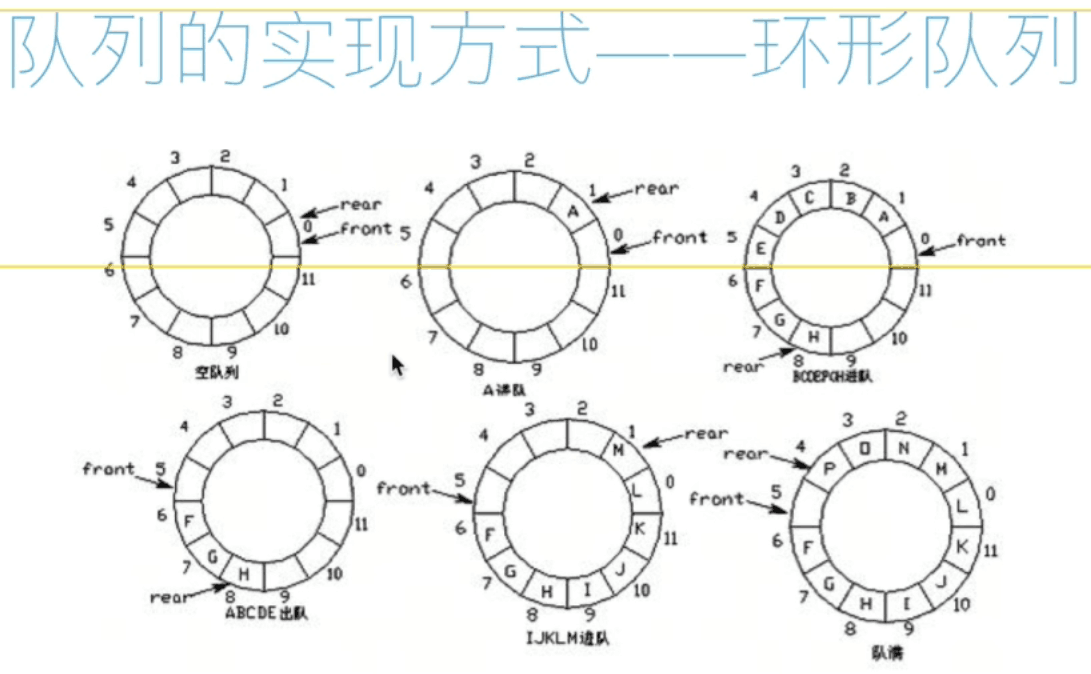
#> input picture queue.png, 1091 x 674 px
$ jupyter execute --allow-errors leetcode.ipynb
#> lines starting #> are read from the running program, lines starting #| are printed output that depends on the picture
# 排序算法

## 插入排序

从第二个数开始遍历，将指针处的数字向前比较，若小于则往前插，若大于则停止。

[cell 1]
def insertion(a):
    for i in range(1, len(a)):
        for j in range(i, 0, -1):
            if(a[j-1] > a[j]):
                temp = a[j-1]
                a[j-1] = a[j]
                a[j] = temp
            else:
                break
    return a

a = [3,4,5,6,2,4,1,0,9,8,7]
a = insertion(a)
print(a)

## 希尔排序

设定一个间隔gap，例如gap=4，则对0，0+4；1，1+4n；2,2+4n；3,3+4n等4个数组分别进行插入排序，完成后，减小gap再进行一次上述操作，直到最后gap=1时进行最后一次插入排序

[cell 2]
def shell(a):
    # Knuth序列
    h = 1
    while(h <= int(len(a)/3)):  # 在此使用了Knuth序列h=3h+1
        h = h * 3 + 1
    gap = h
    while gap >= 1:
        for i in range(gap, len(a)):
            for j in range(i, gap-1, -gap):
                if(a[j-gap] > a[j]):
                    temp = a[j-gap]
                    a[j-gap] = a[j]
                    a[j] = temp
        gap = int((gap-1)/3)
    return a

a = [9,5,6,7,2,6,7,5,67,45,7,1,5,4,6,7,5,4,5,78,7,6,34,2,9,1,10]
a = shell(a)
print(a)

## 归并排序

JAVA和Python内部的排序算法。将一个数组分成两个子数组，运用递归的方法不断拆分并排序子数组。

假如两个子数组都是按顺序排列，则按照两个子数组的下标将两个子数组的元素进行比较，较小的元素则直接复制到一个空数组中。

[cell 3]
def mergesort(a):
    if len(a) <= 1:
        return a
    mid = int(len(a) / 2)
    left = mergesort(a[:mid])
    right = mergesort(a[mid:])
    return merge(left, right)

def merge(left, right):
    result = []
    i = 0
    j = 0
    while (i <= len(left) - 1 and j <= len(right) - 1):
        if (left[i] <= right[j]):
            result.append(left[i])
            i += 1
        else:
            result.append(right[j])
            j += 1
    result += left[i:]
    result += right[j:]
    return result

if __name__=="__main__":
    seq = [0,434,654,78568,342,765]
    print ('排序前：',seq)
    result = mergesort(seq)
    print ('排序后：',result)

## 快速排序

### 单轴快排

选定数组第一位作为轴（pivot），从数组的两端分别开始遍历，若左端找到比轴小的数，同时右端找到比轴大的数，两个数进行交换。最终左右两端的指针会相等，这时判断两个指针指向的元素是否大于轴，若小于，则与轴交换，若大于，则指针的前一位与轴交换。

[cell 4]
class Quick:
    def quick(self, lists):
        return self.quick_sort(lists, 0, len(lists)-1)

    def swap(self, arr, a, b):
        temp = arr[a]
        arr[a] = arr[b]
        arr[b] = temp
        return arr

    def quick_sort(self, lists, leftbound, rightbound):
#> called with leftbound = 0, rightbound = 9
        if (leftbound >= rightbound):
            return lists
        pivot = lists[leftbound]
        left = leftbound
        right = rightbound
        while (left < right):
            while (left < right and lists[left] <= pivot):
                left += 1
            while (left < right and lists[right] > pivot):
                right -= 1
            lists = self.swap(lists, left, right)
        if (lists[left] < pivot):
            lists = self.swap(lists, left, leftbound)
        else:
            lists = self.swap(lists, left - 1, leftbound)
        lists = self.quick_sort(lists, leftbound, right - 1)
        lists = self.quick_sort(lists, right, rightbound)

        return lists

if __name__=="__main__":
    lists=[1,2,3,4,5,6,7,8,9,0]
    print("排序前：", lists)
    print("排序后：", Quick().quick(lists))

## 计数排序

适用于数组数据量大但数据范围小的情况。数据取值的个数需要有限。通过统计每一个数出现的频数，将频数数组累加为一个累加数组，最后通过累加数组的数字最后一位位置倒序遍历原数组确定排序好的新数组。

[cell 5]
def countingsort(a):
    n = len(a)
    if(n <= 1):
        return a
    max_a = max(a)
    min_a = min(a)
    count = [0 for i in range(min_a, max_a + 1)]
    for num in a:
        count[num - min_a] += 1
    for i in range(1, len(count)):
        count[i] += count[i - 1]
    result = [0 for i in range(n)]
    for i in range(n - 1, -1, -1):
        result[count[a[i] - min_a] - 1] = a[i]
        count[a[i] - min_a] -= 1
    return result

if __name__ == '__main__':
    a = [1,2,3,4,3,2,3,4,3,5,6,7,8,9,2,3,4,5,1,2,3,5,6,8,5,4,3,2,6,8,4,1]
    print('排序前：', a)
    print('排序后：', countingsort(a))

## 基数排序

按照计数排序的步骤，先排个位，再排十位……最终即可得到排好顺序的数组

[cell 6]
def getbit(num, bit):
    return (num % (10 ** bit)) // (10 ** (bit - 1))

def radixsort(a):
    if(len(a) <= 1):
        return a
    max_a = max(a)
    bit = 0
    while(max_a // (10 ** bit) != 0):
        bit += 1
    for i in range(1, bit + 1):
        count = [0 for j in range(10)]
        result = [0 for j in range(len(a))]
        for num in a:
            count[getbit(num, i)] += 1
        for c_num in range(1, len(count)):
            count[c_num] += count[c_num - 1]
        for index in range(len(a)-1, -1, -1):
            result[count[getbit(a[index], i)] - 1] = a[index]
            count[getbit(a[index], i)] -= 1
        a = result
    return a

if __name__ == '__main__':
    a = [23123, 3423, 435636, 23, 4356, 43563463, 234435, 2345, 4396]
    print('排序前：', a)
    print('排序后：', radixsort(a))

## 堆排序

堆是一种特殊的完全二叉树

在此取大根堆，即每个节点都比自己的孩子大

1、建堆；2、堆顶为最大元素，将其移出堆；3、把最后一个元素放到堆顶；4、向下调整*；5、重复上述步骤至堆中无元素

利用堆排序解决topk问题可以获得最小的时间复杂度

[cell 7]
# 堆排序
def sift(a, low, high):
    """
    Parameters
    ----------
    a : List, 输入的待调整列表
    low : Int, 根节点
    high : Int, 最后一个节点
    """
    i = low
    j = 2 * i + 1
    tmp = a[i]
    while(j <= high):
        if (j + 1 <= high and a[j] > a[j + 1]):
            j = j + 1
        if (tmp > a[j]):
            a[i] = a[j]
            i = j
            j = 2 * i + 1
        else:
            a[i] = tmp
            break
    else:
        a[i] = tmp
    return a

def heap(a):
    n = len(a)
    # 建堆
    for i in range((n - 2)//2, -1, -1):
        a = sift(a, i, n-1)
    # 向下调整过程（排序）
    for i in range((n - 1), -1, -1):
        a[0], a[i] = a[i], a[0]
        a = sift(a, 0, i - 1)
    return a[::-1]

# 解决topk问题，得到数组中最大的k个值
def topk(a, k):
#> called with k = 10
    heap = a[:k]
    # 建立堆
    for i in range((k - 2) // 2, -1, -1):
        heap = sift(heap, i, k - 1)
    # 遍历剩下的
    for i in range(k, len(a)):
        if(a[i] > heap[0]):
            heap[0] = a[i]
            sift(heap, 0, k - 1)
    # 向下调整排序
    for i in range((k - 1), -1, -1):
        heap[0], heap[i] = heap[i], heap[0]
        heap = sift(heap, 0, i - 1)
    return heap


a = [4,3,9,8,7,6,0,9,1,4,3,2,5,7,8,4,9,2,7,6,4,5,7,5,5,8,9,10]
print(heap(a))
print(topk(a, 10))

# 查找算法

[cell 8]
# 顺序查找，时间复杂度为O(n)
def find(a, n):
#> called with n = 10
    for i in range(len(a)):
        if(a[i] == n):
            return i
    else:
        return None

a = [1,2,3,4,5,6,7,8,9,0]
print(find(a, 10))

[cell 9]
# 二分查找，时间复杂度为O(log2n),但只能查找有序的数组中元素
def find(a, n):
#> called with n = 0
    left = 0
    right = len(a) - 1
    while (left <= right):
        mid = (left + right)//2
        if (a[mid] == n):
            return mid
        elif (a[mid] > n):
            right = mid - 1
        elif (a[mid] < n):
            left = mid + 1
    else:
        return None

a = [1,2,3,4,5,6,7,8,9,10]
print(find(a, 0))

# 数据结构

## 栈

只有入栈，出栈，查询栈顶三个功能，只用一个列表就可以表示。

[cell 10]
class Stack:
    def __init__(self):
        self.stack = []
    def push(self, element):
        self.stack.append(element)
    def pop(self):
        if(self.stack == []):
            return None
        else:
            self.stack.pop()
    def gettop(self):
        if(self.stack == []):
            return None
        else:
            return self.stack[-1]

stack = Stack()
stack.push(1)
stack.push(2)
stack.push(3)
stack.push(4)
stack.push(5)
stack.push(6)
stack.pop()
print(stack.gettop())
print(stack.stack)

## 栈应用：括号匹配问题

给一个字符串，包含小括号中括号大括号，需要判断该字符串是否括号匹配

思路：左括号进栈，如果遇到右括号，若右括号与栈顶的左括号匹配，则将栈顶的左括号出栈，否则不匹配。若字符串遍历完，栈不为空栈，也不匹配。

[cell 11]
def bracket_match(a):
#> called with a = '[p]{p}ppp({}[[]])'
    match = {')':'(', ']':'[', '}':'{'}
    if(len(a) == 0):
        return None
    stack = Stack()
    for i in a:
        if(i in ['(', '[', '{']):
            stack.push(i)
        elif(i in [')', ']', '}'] and match[i] == stack.gettop()):
            stack.pop()
        elif(i in [')', ']', '}'] and match[i] != stack.gettop()):
            return False
    if(stack.stack == []):
        return True
    else:
        return False

a = "[p]{p}ppp({}[[]])"
print(bracket_match(a))

## 队列

队列需要指定长度，有出队，入队等功能

当有入队元素时，队尾向后挪一位，元素存在队尾出。当有出队时，队首向后挪一位。队首处始终没有元素。

满队判断条件：(rear + 1) % length == front

空队判断条件：rear == front

[cell 12]
from PIL import Image
import matplotlib.pyplot as plt

img = Image.open('queue.png')
#> img is the input picture: PIL image 1091x674 P; mean R, G, B 243.4, 244.3, 243.1
plt.figure(figsize=(15,10))
plt.imshow(img)
plt.axis('off')
plt.show()

[cell 13]
class Queue:
    def __init__(self, length = 100):
        self.queue = [None for i in range(length)]
        self.front = 0
        self.rear = 0
        self.length = length
    def isfull(self):
        if((self.rear + 1) % self.length == self.front):
            return True
        else:
            return False
    def isempty(self):
        if(self.rear == self.front):
            return True
        else:
            return False
    def push(self, element):
        if(self.isfull() == False):
            self.rear = (self.rear + 1) % self.length
            self.queue[self.rear] = element
        else:
            print('Queue is full')
    def pop(self):
        if(self.isempty() == False):
            self.front = (self.front + 1) % self.length
            element = self.queue[self.front]
            self.queue[self.front] = None
            return element #出队时需要输出出队的元素
        else:
            print('Queue is empty')

Q = Queue(10)
for i in range(10):
    Q.push(i)
print(Q.queue)
for i in range(5):
    print(Q.pop())
print(Q.queue)
for i in range(3):
    Q.push(i + 10)
print(Q.queue)

[cell 14]
# 使用Python内置模块实现队列
from collections import deque

# deque支持双向列表，即队首队尾都可以进行入队和出队
#输入队列初始元素和最大队列长度，如队列已满且还要入队，则队首元素会自动出队
q = deque([1,2,3], 5)
q.append(4) #正常入队
q.popleft() #正常出队
q.appendleft(5) #反向入队
q.pop() #反向出队
print(q)
for i in range(5):
    q.append(i)
print(q)
print(q[1])

### 栈和队列分别解决迷宫问题

[cell 15]
# 迷宫
maze = [
    [1,1,1,1,1,1,1,1,1,1],
    [1,0,0,1,0,0,0,1,0,1],
    [1,0,0,1,0,0,0,1,0,1],
    [1,0,0,0,0,1,1,0,0,1],
    [1,0,1,1,1,0,0,0,0,1],
    [1,0,0,0,1,0,0,0,0,1],
    [1,0,1,0,0,0,1,0,0,1],
    [1,0,1,1,1,0,1,1,0,1],
    [1,1,0,0,0,0,0,0,0,1],
    [1,1,1,1,1,1,1,1,1,1]
]
img = Image.open('maze.png')
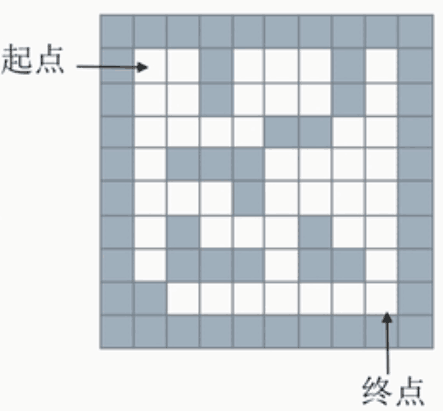
#> input picture maze.png, 443 x 411 px
#> img is the input picture: PIL image 443x411 P; mean R, G, B 212.4, 217.6, 221.3
plt.figure(figsize=(15,10))
plt.imshow(img)
plt.axis('off')
plt.show()

[cell 16]
# 栈，不能找到最优路线
def maze_stack(maze, x1, y1, x2, y2):
#> called with x1 = 1, y1 = 1, x2 = 8, y2 = 8
    S = Stack()
    S.push((x1, y1))
    maze[x1][y1] = 2
    directions = [
        lambda x, y : (x - 1, y),   # 上
        lambda x, y : (x, y + 1),   # 右
        lambda x, y : (x + 1, y),   # 下
        lambda x, y : (x, y - 1)   # 左
        ]
    while(S.stack != []):
        if(S.gettop() == (x2, y2)):
            print(S.stack)
            return True
        # print(S.stack)
        # for i in range(len(maze)):
        #     print(maze[i])
        for direction in directions:
            if (maze[direction(S.gettop()[0], S.gettop()[1])[0]] [direction(S.gettop()[0], S.gettop()[1])[1]] == 0):
                S.push(direction(S.gettop()[0], S.gettop()[1]))
                maze[S.gettop()[0]][S.gettop()[1]] = 2
                break
        else:
            maze[S.gettop()[0]][S.gettop()[1]] = 2
            S.pop()

    else:
        print('没有路')
        return False

print(maze_stack(maze, 1, 1, 8, 8))

[cell 17]
# 初始化迷宫
maze = [
    [1,1,1,1,1,1,1,1,1,1],
    [1,0,0,1,0,0,0,1,0,1],
    [1,0,0,1,0,0,0,1,0,1],
    [1,0,0,0,0,1,1,0,0,1],
    [1,0,1,1,1,0,0,0,0,1],
    [1,0,0,0,1,0,0,0,0,1],
    [1,0,1,0,0,0,1,0,0,1],
    [1,0,1,1,1,0,1,1,0,1],
    [1,1,0,0,0,0,0,0,0,1],
    [1,1,1,1,1,1,1,1,1,1]
]

# 队列，可以找到最短路线
def real_path(path):
    node = path[-1]
    realpath = []

    while(node[-1] != -1):
        realpath.append(node[:2])
        node = path[node[-1]]

    realpath.append(node[:2])
    realpath.reverse()
    return realpath


def maze_queue(maze, x1, y1, x2, y2):
#> called with x1 = 1, y1 = 1, x2 = 8, y2 = 8
    Q = deque()
    Q.append((x1, y1, -1))
    maze[x1][y1] = 2
    path = []
    directions = [
        lambda x, y : (x - 1, y),   # 上
        lambda x, y : (x, y + 1),   # 右
        lambda x, y : (x + 1, y),   # 下
        lambda x, y : (x, y - 1)   # 左
        ]
    while(len(Q) != 0):
        coo = Q.popleft()
        path.append(coo)
        if(coo[0] == x2 and coo[1] == y2):
            print(real_path(path))
            return True
        for direction in directions:
            nextnode = direction(coo[0], coo[1])
            if(maze[nextnode[0]][nextnode[1]] == 0):
                Q.append((nextnode[0], nextnode[1], len(path) - 1))
                maze[nextnode[0]][nextnode[1]] = 2
    else:
        return False

print(maze_queue(maze, 1, 1, 8, 8))

## 链表

每一个节点包括两部分：数据和指向下一个节点的指针

[cell 18]
# 链表的Python构建方法
class ListNode(object):
    def __init__(self, item = None):
        self.item = item
        self.next = None

[cell 19]
# 链表的插入（创建）操作(头插法)，可以实现输入元素的倒序输出
def create_ln(a):
    head = ListNode(a[0])
    for element in a[1:]:
        node = ListNode(element)
        node.next = head
        head = node
    return head

a = [1,2,3,4,5,6]
ln = create_ln(a)
while(ln):
    print(ln.item)
    ln = ln.next

[cell 20]
# 链表的插入（创建）操作(尾插法)，可以实现输入元素的顺序输出
def create_ln(a):
    head = ListNode(a[0])
    tail = head
    for element in a[1:]:
        node = ListNode(element)
        tail.next = node
        tail = node
    return head

a = [1,2,3,4,5,6]
ln = create_ln(a)
while(ln):
    print(ln.item)
    ln = ln.next

### 完整功能版链表

[cell 21]
class LinkList:
    class Node:
        def __init__(self, item = None):
            self.item = item
            self.next = None

    # 迭代器
    class LinkListIterator:
        def __init__(self, node):
            self.node = node
        def __next__(self):
            if self.node:
                cur_node = self.node
                self.node = cur_node.next
                return cur_node.item
            else:
                raise StopIteration
        def __iter__(self):
            return self

    def __init__(self, iterable = None):
        self.head = None
        self.tail = None
        if iterable:
            self.extend(iterable)

    def append(self, obj):
        s = LinkList.Node(obj)
        if not self.head:
            self.head = s
            self.tail = s
        else:
            self.tail.next = s
            self.tail = s

    def extend(self, iterable):
        for obj in iterable:
            self.append(obj)

    def find(self, obj):
        for n in self:
            if n == obj:
                return True
        else:
            return False

    def __iter__(self):
        return self.LinkListIterator(self.head)

    def __repr__(self):
        return ('<'+','.join(map(str, self))+'>')

class HashTable:
    def __init__(self, size = 101):
        self.size = size
        self.T = [LinkList() for i in range(self.size)]

    def h(self, k):
        return k % self.size

    def insert(self, k):
        i = self.h(k)
        if self.find(k):
            print('重复输入！')
        else:
            self.T[i].append(k)

    def find(self, k):
        i = self.h(k)
        return self.T[i].find(k)

a = [1,2,3,4,5,6,7]
L = LinkList(a)
print(L)
for i in L:
    print(i)
print(L)

hash_map = HashTable(10)
hash_map.insert(0)
hash_map.insert(4)
hash_map.insert(1)
hash_map.insert(11)
hash_map.find(4)
print(hash_map.T)

## 树

### 模拟文件系统

[cell 22]
# 节点
class Node:
    def __init__(self, name, type = 'dir'):
        self.name = name
        self.type = type
        self.children = []
        self.parent = None

    def __repr__(self):
        return self.name

# 模拟文件系统
class FileSystemTree:
    def __init__(self):
        self.root = Node('/')
        self.now = self.root

    # 创建新的文件夹
    def mkdir(self, name):
        # name是以‘/’结尾的
        if(name[-1] != '/'):
            name += '/'
        node = Node(name)
        self.now.children.append(node)
        node.parent = self.now

    # 显示该目录下的所有文件夹
    def ls(self):
        return self.now.children

    # 切换目录
    def cd(self, name):
#> called with name = 'bin'
        if(name[-1] != '/'):
            name += '/'
        if(name == '../'):
            self.now = self.now.parent
            return
        for child in self.now.children:
            if child.name == name:
                self.now = child
                return
        raise ValueError('invalid dir')


tree = FileSystemTree()
tree.mkdir('var')
tree.mkdir('bin')
tree.mkdir('usr/')
print(tree.ls())
tree.cd('bin')
tree.mkdir('python')
print(tree.ls())
tree.cd('..')
print(tree.now)

### 二叉树

[cell 23]
# 二叉树的定义
class BiTreeNode:
    def __init__(self, data):
        self.data = data
        self.lchild = None
        self.rchild = None

a = BiTreeNode('A')
b = BiTreeNode('B')
c = BiTreeNode('C')
d = BiTreeNode('D')
e = BiTreeNode('E')
f = BiTreeNode('F')
g = BiTreeNode('G')

e.lchild = a
e.rchild = g
a.rchild = c
c.lchild = b
c.rchild = d
g.rchild = f

from PIL import Image
import matplotlib.pyplot as plt
img = Image.open('bitree.png')
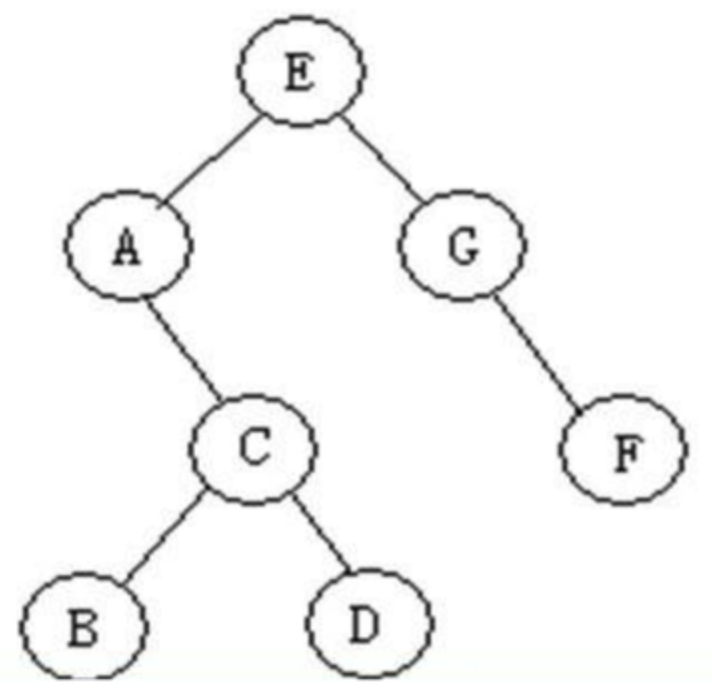
#> input picture bitree.png, 712 x 695 px
#> img is the input picture: PIL image 712x695 RGBA; mean R, G, B, A 245.8, 246, 245.8, 255
#> (the rest of the program and of its run is left out)
